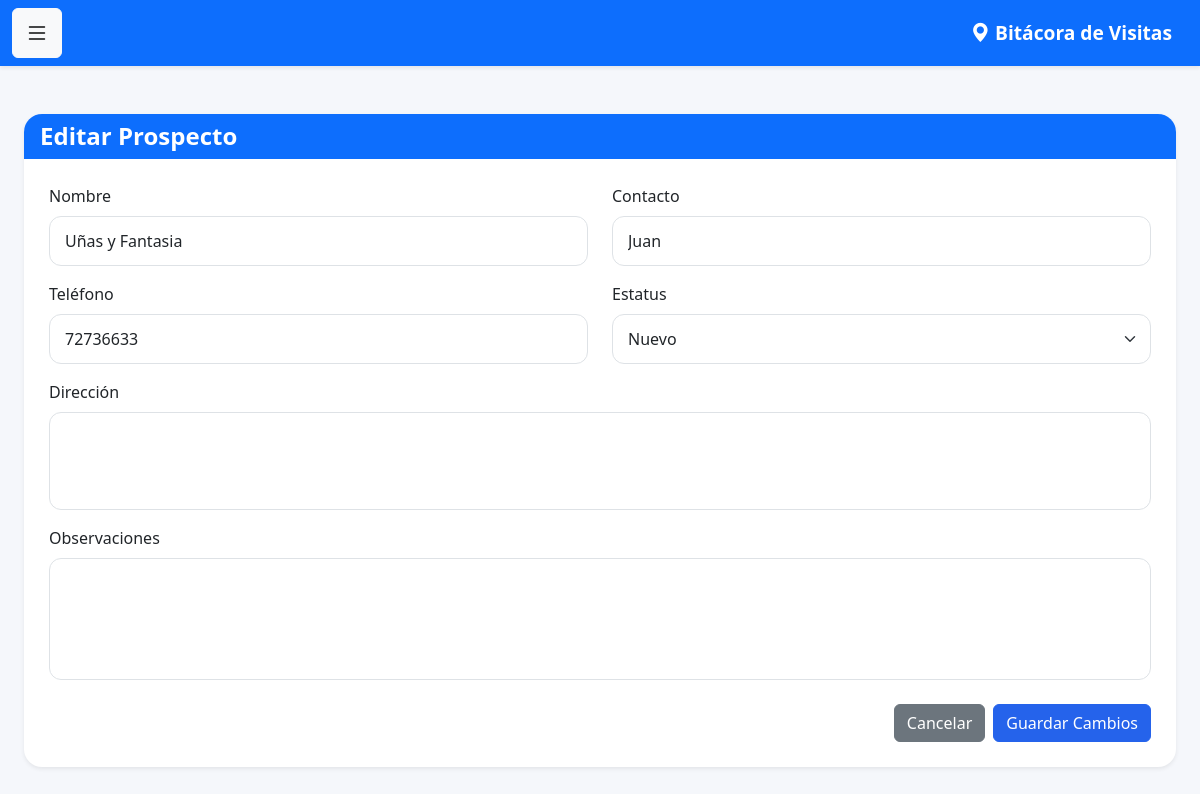
Screenshot of /prospectos/editar/4 (signed in) with the database file from the repository.
### models.py (models this page shows)
class Prospecto(db.Model):
    __tablename__ = 'prospectos'
    id = db.Column(
        db.Integer,
        primary_key=True
    )
    nombre = db.Column(
        db.String(200),
        nullable=False
    )
    contacto = db.Column(
        db.String(150)
    )
    telefono = db.Column(
        db.String(50)
    )
    direccion = db.Column(
        db.Text
    )
    observaciones = db.Column(
        db.Text
    )
    estatus = db.Column(
        db.String(50),
        default='Nuevo'
    )
    usuario_id = db.Column(
        db.Integer,
        db.ForeignKey('usuarios.id')
    )
    fecha_registro = db.Column(
        db.DateTime,
        default=datetime.utcnow
    )
    usuario = db.relationship(
        'Usuario',
        backref='prospectos'
    )
    latitud = db.Column(
    db.String(50)
    )
    longitud = db.Column(
        db.String(50)
    )

### app.py (the view, shortened to what this page needs)
@app.route(
    '/prospectos/editar/<int:id>',
    methods=['GET', 'POST']
)
@login_required
def editar_prospecto(id):
    prospecto = Prospecto.query.get_or_404(id)
    if (
        current_user.rol == 'vendedor'
        and prospecto.usuario_id != current_user.id
    ):
        return redirect('/prospectos')
    return render_template(
        'editar_prospecto.html',
        prospecto=prospecto
    )

### app.py (called while the page is built)
@login_manager.user_loader
def load_user(user_id):
    return Usuario.query.get(int(user_id))

### templates/editar_prospecto.html (shortened to what this page needs)
{% extends 'base.html' %}
{% block contenido %}
<div class="container py-4">
    <div class="card shadow-sm">
        <div class="card-header bg-primary text-white">
            <h4 class="mb-0">Editar Prospecto</h4>
        </div>
        <div class="card-body">
            <form method="POST">
                <div class="row">
                    <div class="col-md-6 mb-3">
                        <label class="form-label">Nombre</label>
                        <input
                            type="text"
                            name="nombre"
                            class="form-control"
                            value="{{ prospecto.nombre }}"
                            required>
                    </div>
                    <div class="col-md-6 mb-3">
                        <label class="form-label">Contacto</label>
                        <input
                            type="text"
                            name="contacto"
                            class="form-control"
                            value="{{ prospecto.contacto }}">
                    </div>
                </div>
                <div class="row">
                    <div class="col-md-6 mb-3">
                        <label class="form-label">Teléfono</label>
                        <input
                            type="text"
                            name="telefono"
                            class="form-control"
                            value="{{ prospecto.telefono }}">
                    </div>
                    <div class="col-md-6 mb-3">
                        <label class="form-label">Estatus</label>
                        <select
                            name="estatus"
                            class="form-select">
                            <option value="Nuevo"
                                {% if prospecto.estatus == 'Nuevo' %}selected{% endif %}>
                                Nuevo
                            </option>
                        </select>
                    </div>
                </div>
                <div class="mb-3">
                    <label class="form-label">Dirección</label>
                    <textarea
                        name="direccion"
                        class="form-control"
                        rows="3">{{ prospecto.direccion }}</textarea>
                </div>
                <div class="mb-4">
                    <label class="form-label">Observaciones</label>
                    <textarea
                        name="observaciones"
                        class="form-control"
                        rows="4">{{ prospecto.observaciones }}</textarea>
                </div>
                <div class="d-flex justify-content-end gap-2">
                    <a
                        href="{{ url_for('prospectos') }}"
                        class="btn btn-secondary">
                        Cancelar
                    </a>
                    <button
                        type="submit"
                        class="btn btn-primary">
                        Guardar Cambios
                    </button>
                </div>
            </form>
        </div>
    </div>
</div>
{% endblock %}

### static/css/style.css (style rules this page uses)
body { background: #f5f7fb; font-family: "Segoe UI", Roboto, Helvetica, Arial, sans-serif; color: #212529; }
.container { max-width: 1400px; }
h1, h2, h3, h4, h5 { font-weight: 700; }
.card { border: none; border-radius: 18px; overflow: hidden; box-shadow: 0 6px 18px rgba(0,0,0,.08); }
.card-header { border: none; }
.card-body { padding: 25px; }
.form-label { margin-bottom:8px; }
.form-control, .form-select { border-radius:12px; padding:12px 15px; border:1px solid #dee2e6; transition:.25s; }
textarea { resize:none; }
.btn { transition:.25s; }
.btn-primary { background:#2563eb; border-color:#2563eb; }

### rows the page displays
Prospecto: nombre "Uñas y Fantasia", contacto "Juan", telefono "72736633", estatus "Nuevo"
